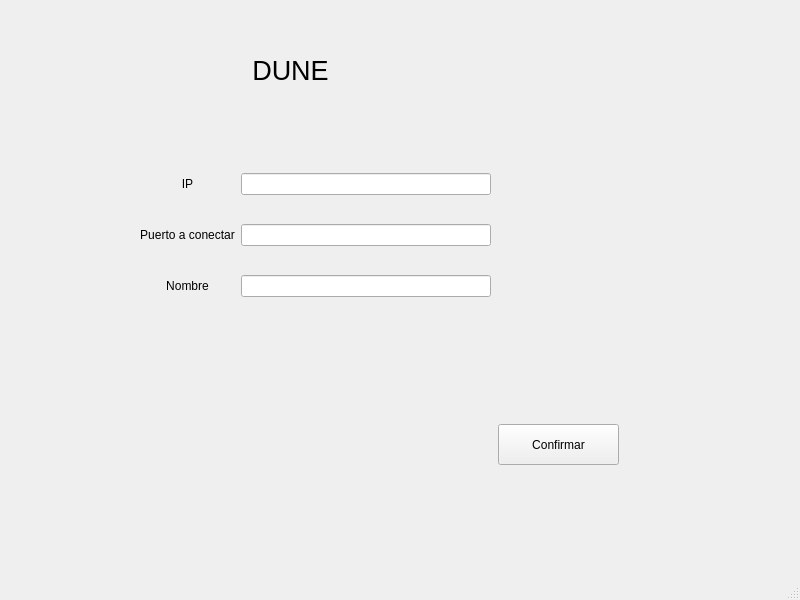
<?xml version="1.0" encoding="UTF-8"?>
<ui version="4.0">
 <class>MainWindow</class>
 <widget class="QMainWindow" name="MainWindow">
  <property name="geometry">
   <rect>
    <x>0</x>
    <y>0</y>
    <width>800</width>
    <height>600</height>
   </rect>
  </property>
  <property name="windowTitle">
   <string>MainWindow</string>
  </property>
  <widget class="QWidget" name="centralwidget">
   <widget class="QStackedWidget" name="stackedWidget">
    <property name="geometry">
     <rect>
      <x>10</x>
      <y>10</y>
      <width>781</width>
      <height>551</height>
     </rect>
    </property>
    <widget class="QWidget" name="page">
     <widget class="QLabel" name="titulo_label">
      <property name="geometry">
       <rect>
        <x>170</x>
        <y>30</y>
        <width>221</width>
        <height>61</height>
       </rect>
      </property>
      <property name="font">
       <font>
        <pointsize>20</pointsize>
       </font>
      </property>
      <property name="text">
       <string>DUNE</string>
      </property>
      <property name="alignment">
       <set>Qt::AlignCenter</set>
      </property>
     </widget>
     <widget class="QPushButton" name="button_confirmar">
      <property name="geometry">
       <rect>
        <x>488</x>
        <y>414</y>
        <width>121</width>
        <height>41</height>
       </rect>
      </property>
      <property name="text">
       <string>Confirmar</string>
      </property>
     </widget>
     <widget class="QWidget" name="">
      <property name="geometry">
       <rect>
        <x>130</x>
        <y>140</y>
        <width>351</width>
        <height>171</height>
       </rect>
      </property>
      <layout class="QGridLayout" name="layout_grid">
       <item row="0" column="0">
        <widget class="QLabel" name="IP_label">
         <property name="text">
          <string>IP</string>
         </property>
         <property name="alignment">
          <set>Qt::AlignCenter</set>
         </property>
        </widget>
       </item>
       <item row="0" column="1">
        <widget class="QLineEdit" name="IP_text_input"/>
       </item>
       <item row="1" column="0">
        <widget class="QLabel" name="puerto_label">
         <property name="text">
          <string>Puerto a conectar</string>
         </property>
         <property name="alignment">
          <set>Qt::AlignCenter</set>
         </property>
        </widget>
       </item>
       <item row="1" column="1">
        <widget class="QLineEdit" name="puerto_text_input"/>
       </item>
       <item row="2" column="0">
        <widget class="QLabel" name="nombre_label">
         <property name="text">
          <string>Nombre</string>
         </property>
         <property name="alignment">
          <set>Qt::AlignCenter</set>
         </property>
        </widget>
       </item>
       <item row="2" column="1">
        <widget class="QLineEdit" name="nombre_text_input"/>
       </item>
      </layout>
     </widget>
    </widget>
    <widget class="QWidget" name="page_2">
     <widget class="QLabel" name="bienvenida_label">
      <property name="geometry">
       <rect>
        <x>270</x>
        <y>30</y>
        <width>211</width>
        <height>17</height>
       </rect>
      </property>
      <property name="text">
       <string>BIenvenido a Dune nombre</string>
      </property>
      <property name="alignment">
       <set>Qt::AlignCenter</set>
      </property>
     </widget>
     <widget class="QLabel" name="label_3">
      <property name="geometry">
       <rect>
        <x>260</x>
        <y>110</y>
        <width>211</width>
        <height>17</height>
       </rect>
      </property>
      <property name="text">
       <string>Select your house</string>
      </property>
      <property name="alignment">
       <set>Qt::AlignCenter</set>
      </property>
     </widget>
     <widget class="QPushButton" name="button_volver">
      <property name="geometry">
       <rect>
        <x>38</x>
        <y>414</y>
        <width>101</width>
        <height>51</height>
       </rect>
      </property>
      <property name="text">
       <string>Volver</string>
      </property>
     </widget>
     <widget class="QWidget" name="">
      <property name="geometry">
       <rect>
        <x>130</x>
        <y>190</y>
        <width>461</width>
        <height>161</height>
       </rect>
      </property>
      <layout class="QGridLayout" name="gridLayout">
       <item row="0" column="0">
        <widget class="QLabel" name="atreides_pic_label">
         <property name="text">
          <string>Pic_Atreides</string>
         </property>
         <property name="alignment">
          <set>Qt::AlignCenter</set>
         </property>
        </widget>
       </item>
       <item row="0" column="4">
        <widget class="QLabel" name="ordos_pic_label">
         <property name="text">
          <string>Pic_Ordos</string>
         </property>
         <property name="alignment">
          <set>Qt::AlignCenter</set>
         </property>
        </widget>
       </item>
       <item row="0" column="2">
        <widget class="QLabel" name="harkonnen_pic_label">
         <property name="text">
          <string>Pic_Harkonnen</string>
         </property>
         <property name="alignment">
          <set>Qt::AlignCenter</set>
         </property>
        </widget>
       </item>
       <item row="1" column="0">
        <widget class="QPushButton" name="pushButton">
         <property name="text">
          <string>Atreides</string>
         </property>
        </widget>
       </item>
       <item row="1" column="1">
        <spacer name="horizontalSpacer">
         <property name="orientation">
          <enum>Qt::Horizontal</enum>
         </property>
         <property name="sizeHint" stdset="0">
          <size>
           <width>40</width>
           <height>20</height>
          </size>
         </property>
        </spacer>
       </item>
       <item row="1" column="2">
        <widget class="QPushButton" name="pushButton_2">
         <property name="text">
          <string>Harkonnen</string>
         </property>
        </widget>
       </item>
       <item row="1" column="4">
        <widget class="QPushButton" name="pushButton_3">
         <property name="text">
          <string>Ordos</string>
         </property>
        </widget>
       </item>
       <item row="1" column="3">
        <spacer name="horizontalSpacer_2">
         <property name="orientation">
          <enum>Qt::Horizontal</enum>
         </property>
         <property name="sizeHint" stdset="0">
          <size>
           <width>40</width>
           <height>20</height>
          </size>
         </property>
        </spacer>
       </item>
      </layout>
     </widget>
    </widget>
   </widget>
  </widget>
  <widget class="QMenuBar" name="menubar">
   <property name="geometry">
    <rect>
     <x>0</x>
     <y>0</y>
     <width>800</width>
     <height>22</height>
    </rect>
   </property>
  </widget>
  <widget class="QStatusBar" name="statusbar"/>
 </widget>
 <resources/>
 <connections/>
</ui>
